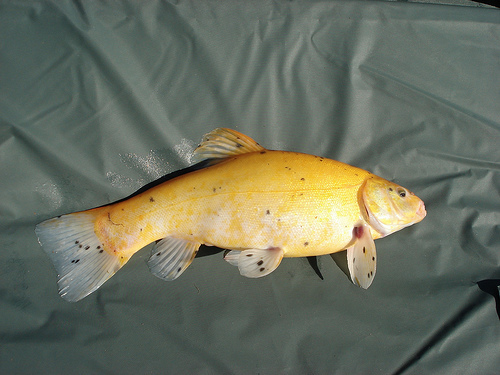
#> input picture learning_dynamics/data/n01440764_tench.JPEG, 500 x 375 px, given in place of driving1.mp4, which was not available
$ python orb_matching.py
#> lines starting #> are read from the running program, lines starting #| are printed output that depends on the picture; pictures that were not available may be replaced by others from this repository, and a replacement may not be noted
#> further down, prev_frame is the input picture: shape (375, 500, 3); mean B, G, R 94.7, 111.3, 106.5
import numpy as np
import cv2


def process(img):
    feature_extractor = cv2.FastFeatureDetector_create()
    # find the keypoints and descriptors with ORB
    kp = feature_extractor.detect(img, None)
    img = cv2.drawKeypoints(img, kp, None)
    return img


def process_and_match(img_prev, img):
    feature_extractor = cv2.ORB_create()
    img_prev = cv2.rotate(img_prev, cv2.ROTATE_90_CLOCKWISE)
    img = cv2.rotate(img, cv2.ROTATE_90_CLOCKWISE)

    kp1, des1 = feature_extractor.detectAndCompute(img_prev, None)
    kp2, des2 = feature_extractor.detectAndCompute(img, None)

    bf = cv2.BFMatcher(cv2.NORM_HAMMING, crossCheck=False)
    matches = bf.knnMatch(des1, des2, k=2)
    good = []
    for m, n in matches:
        if m.distance < 0.5 * n.distance:
            good.append(m)
    res = cv2.drawMatches(img_prev, kp1, img, kp2, good, None, flags=cv2.DrawMatchesFlags_NOT_DRAW_SINGLE_POINTS)
    res = cv2.rotate(res, cv2.ROTATE_90_COUNTERCLOCKWISE)
    res = cv2.resize(res, (1000, 500))
    return res


def process_and_match_akaze(img_prev, img):
    feature_extractor = cv2.AKAZE_create()

    kp1, des1 = feature_extractor.detectAndCompute(img_prev, None)
#> kp1 = 195 keypoints; strongest (x, y, size): (358, 231, 8.1), (339, 257, 11.4), (207, 250, 16.1), (357, 230, 5.7)
    kp2, des2 = feature_extractor.detectAndCompute(img, None)
#> kp2 has the same summary as kp1

    bf = cv2.BFMatcher(cv2.NORM_HAMMING, crossCheck=False)
    matches = bf.knnMatch(des1, des2, k=2)
#> matches = 195 matches
    good = []
    for m, n in matches:
        if m.distance < 0.9 * n.distance:
            good.append(m)
#> after the loop, good = 195 matches
    res = cv2.drawMatches(img_prev, kp1, img, kp2, good, None, flags=cv2.DrawMatchesFlags_NOT_DRAW_SINGLE_POINTS)
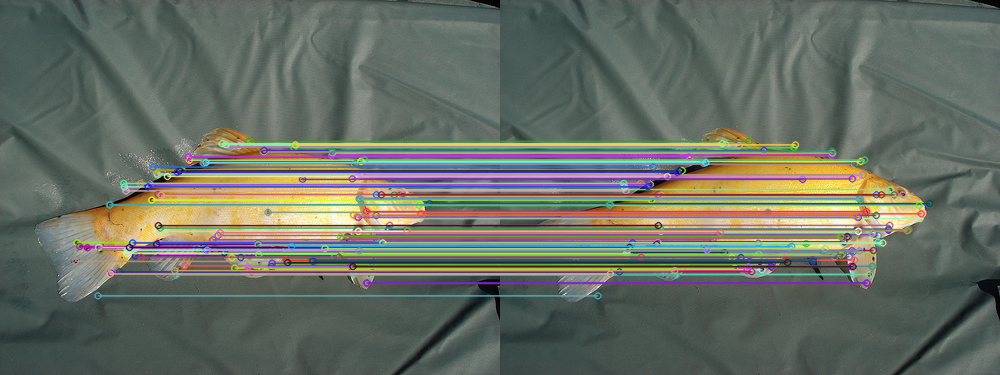
#> res: shape (375, 1000, 3); mean B, G, R 100, 110.7, 103.9
    return res


cap = cv2.VideoCapture('../data/videos/driving1.mp4')

ret, prev_frame = cap.read()

while cap.isOpened():
    ret, frame = cap.read()
    if not ret:
        print("Can't receive frame (stream end?). Exiting ...")
        break

    draw = process_and_match_akaze(prev_frame, frame)
    cv2.imshow("stream", draw)

    prev_frame = frame
    if cv2.waitKey(20) == ord('q'):
#> (key q is pressed here)
        break
    if cv2.waitKey(20) == ord(' '):
        while cv2.waitKey(1) != ord(' '):
            continue
cap.release()
cv2.destroyAllWindows()

$ run again, on learning_dynamics/data/n01484850_great_white_shark.JPEG
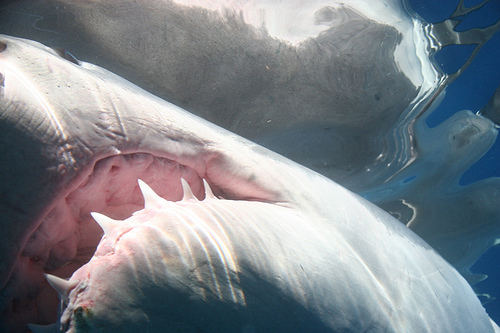
#> input picture learning_dynamics/data/n01484850_great_white_shark.JPEG, 500 x 333 px, given in place of driving1.mp4, which was not available
#> prev_frame is the input picture: shape (333, 500, 3); mean B, G, R 138.6, 132.3, 126.6
#> kp1 = 182 keypoints; strongest (x, y, size): (200, 195, 8.1), (97, 216, 8.1), (221, 192, 11.4), (201, 196, 5.7)
#> kp2 has the same summary as kp1
#> matches = 182 matches
#> in process_and_match_akaze, `res = cv2.drawMatches(img_prev, kp1, img, kp2, good, None, flags=cv2.D..`:
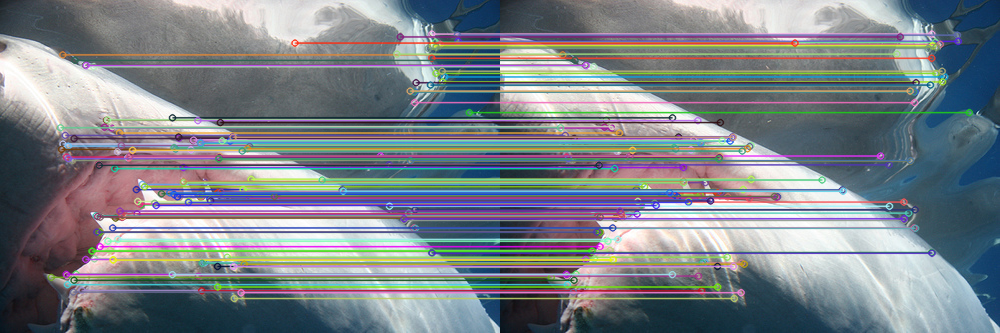
#> res: shape (333, 1000, 3); mean B, G, R 136.4, 130.5, 124.4

$ run again, on learning_dynamics/data/n01491361_tiger_shark.JPEG
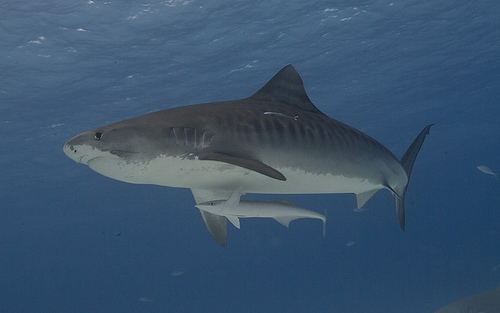
#> input picture learning_dynamics/data/n01491361_tiger_shark.JPEG, 500 x 313 px, given in place of driving1.mp4, which was not available
#> prev_frame is the input picture: shape (313, 500, 3); mean B, G, R 109.3, 83.5, 57.8
#> kp1 = 28 keypoints; strongest (x, y, size): (366, 187, 16.1), (279, 177, 8.1), (281, 177, 5.7), (234, 215, 11.4)
#> kp2 has the same summary as kp1
#> matches = 28 matches
#> the loop in process_and_match_akaze, `for m, n in matches:` made 28 passes
#> in process_and_match_akaze, `res = cv2.drawMatches(img_prev, kp1, img, kp2, good, None, flags=cv2.D..`:
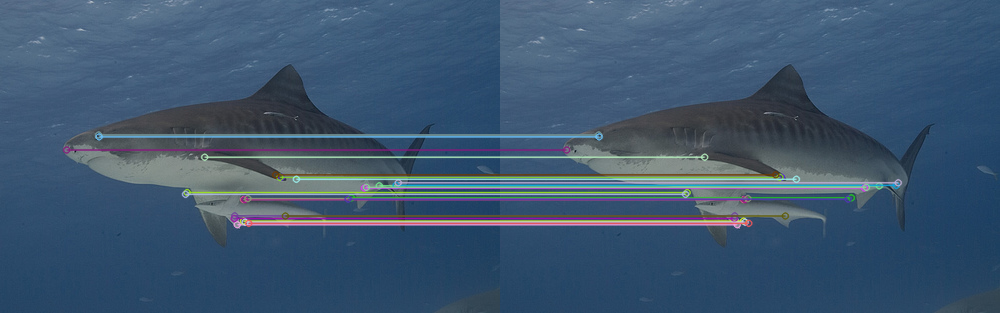
#> res: shape (313, 1000, 3); mean B, G, R 111.3, 86.4, 61.8
